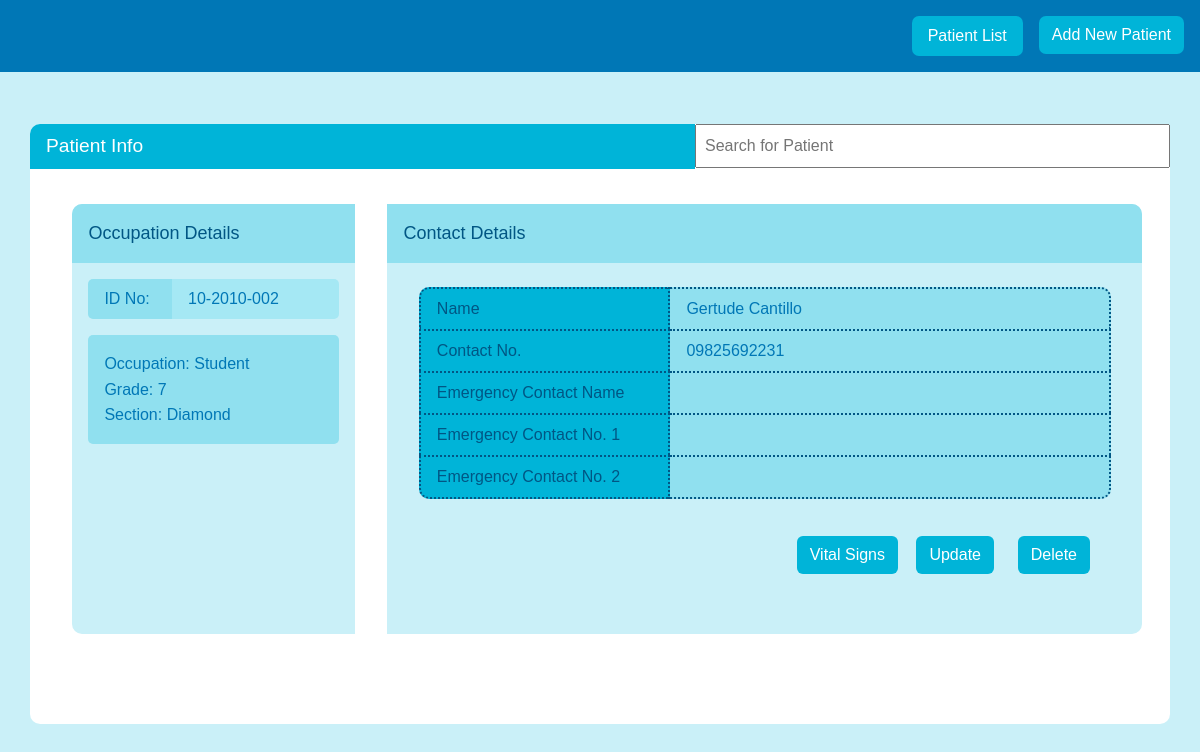
The app's page /PatientInfo/patientinfo.php?patientID=1 with its own data.
### tables this page shows
CREATE TABLE `patientinfo` (
  `Patient_ID` int(11) NOT NULL,
  `IDNo` text NOT NULL,
  `Occupation` int(11) NOT NULL,
  `StudentGrade` int(11) DEFAULT 0,
  `StudentSection` int(11) DEFAULT 0,
  `FacultyUnit` int(11) DEFAULT 0,
  `Name` text NOT NULL,
  `ContactNo` text NOT NULL,
  `EmergencyContactName` text NOT NULL,
  `EmergencyContactNo1` text NOT NULL,
  `EmergencyContactNo2` text NOT NULL
);

CREATE TABLE `occupations` (
  `Occupation_ID` int(11) NOT NULL,
  `Occupation` text NOT NULL
);

CREATE TABLE `studentgrades` (
  `Grade_ID` int(11) NOT NULL,
  `Occupation_ID` int(11) NOT NULL,
  `Grade` text NOT NULL
);

CREATE TABLE `studentsections` (
  `Section_ID` int(11) NOT NULL,
  `Occupation_ID` int(11) NOT NULL,
  `Grade_ID` int(11) NOT NULL,
  `Section` text NOT NULL
);

### database/database.php (called while the page is built, shortened)
<?php
    $servername = "127.0.0.1";
    $db_name = "patientdb";
    $dsn = "mysql:host={$servername};dbname={$db_name}";
	$username = "root";
	$password = "";
    global $conn;
    try {
        $conn = new PDO($dsn, $username, $password);
        $conn->setAttribute(PDO::ATTR_ERRMODE, PDO::ERRMODE_EXCEPTION);
        return $conn;
    }
    catch(PDOException $e) {
    echo "Connection failed: " . $e->getMessage();
    }
    function selectQuery($stmt){
        global $conn;
        $stmt = $conn->query($stmt);
        $rows = $stmt->fetchAll(PDO::FETCH_ASSOC);
        return $rows;
    }
    function GetRow($query,$params = []){
        global $conn;
        try{
            $stmt = $conn->prepare($query);
            $stmt->execute($params);
            return $stmt->fetch();
        }catch(PDOException $e){
            throw new Exception($e->getMessage());
        }
    }
?>

### PatientInfo/patientinfo.php (the view, shortened to what this page needs)
<?php
require_once('..\database\database.php');
if (isset($_GET['patientID'])){
  $patientID = $_GET['patientID'];
  $displayedData = GetRow("SELECT * FROM patientinfo WHERE Patient_ID=".$patientID);
} else {
  $displayedData = GetRow("SELECT * FROM patientinfo ORDER BY Patient_ID DESC LIMIT 1");
}
$displayedOccup = selectQuery("SELECT * FROM patientinfo INNER JOIN occupations ON patientinfo.Occupation = occupations.Occupation_ID WHERE patientinfo.Patient_ID='".$displayedData['Patient_ID']."'");
if ($displayedOccup[0]['Occupation'] == 'Student') {
  $displaySection = selectQuery("SELECT * FROM studentsections WHERE Section_ID=' ".$displayedOccup[0]['StudentSection']." '");
  $displayGrade = selectQuery("SELECT * FROM studentgrades WHERE Grade_ID =".$displayedOccup[0]['StudentGrade']);
} elseif ($displayedOccup[0]['Occupation'] == 'Faculty') {
  $displayUnit = selectQuery("SELECT * FROM employeesunits WHERE Unit_ID=' ".$displayedOccup[0]['FacultyUnit']." '");
  console_log($displayUnit);
}
?>
<html>
  <head>
    <link rel="stylesheet" href="	https://cdn.jsdelivr.net/npm/bootstrap@5.3.0-alpha3/dist/css/bootstrap.min.css">
    <link rel="stylesheet" href="../CSS_JS/CSSOverwrite.css">
  </head>
  <body>
    <nav class="h-auto p-3">
      <ul class="nav justify-content-end">
        <li class="nav-item">
          <a id="patientListBtn" class="btn nav-link" href="../index/index.php">Patient List</a>
        </li>
        <li class="nav-item">
          <a id="newPatientBtn" class="btn" role="button" href="../PatientInfo/AddPatientInfo.php">Add New Patient</a>
        </li>
      </ul>
    </nav>
    <div id="genContTitleBar" class="z-1 container w-90 h-75 position-absolute top-50 start-50 translate-middle my-4 p-0">
      <div class="container row">
        <div id="titlebar" class="container col-sm-7 position-absolute start-0">
          Patient Info
        </div>
        <div>
          <?php $patients = selectQuery("SELECT Name, Patient_ID, IDNo FROM patientinfo ORDER BY Name");?>
          <input id="searchbar" type="text" placeholder="Search for Patient" class="z-3 container p-2 col-sm-5 position-absolute end-0" onkeyup='search_patient(<?php echo json_encode($patients);?>)'>
        </div>
      </div>
      <div id="genContSubCont" class="z-n1 container row h-75 pt-3 p-1">
        <div class="container col-3 p-0 leftCont">
          <div id="patientOccupDeetsHeading" class="container p-3 h-60">
            Occupation Details
          </div>
          <div id="patientOccupDeets">
            <?php
              if ($displayedOccup[0]['Occupation'] == 'Student'){
                echo '
                <div class="container row p-0 m-0 mb-3">
                  <div id="OccupIDNoLabel" class="container py-2 col-sm-4">
                    ID No:
                  </div>
                  <div id="PatientIDNo" class="container px-3 py-2 col-sm-8">'.$displayedData['IDNo'].'</div>
                </div>
                ';
              }
            ?>
            <div id="patientOccupCont"> <?php
              echo "Occupation: ".$displayedOccup[0]['Occupation'];
              echo "<br>";
              if ($displayedOccup[0]['Occupation'] == 'Student'){
                echo "Grade: ".$displayGrade[0]['Grade'];
                echo "<br>";
                echo "Section: ".$displaySection[0]['Section'];
              } else {
                echo "Faculty Unit: ".$displayUnit[0]['Unit'];
              }
            ?>
            </div>
          </div>
          <br>
        </div>
        <div class="container col-8 p-0 rightCont">
          <div id="patientInfoTableHeading" class="container p-3 h-60">
            Contact Details
          </div>
          <div id="patientInfoTable" class="container row row-cols-2 p-0">
            <div class="container px-3 py-2 col-sm-4 me-0" id="RowNameTopLeft">
              Name
            </div>
            <div class="container px-3 py-2 col-sm-7 ms-0" id="RowDataTopRight">
              <?php echo $displayedData['Name'];?>
            </div>
            <div class="container px-3 py-2 col-sm-4 me-0" id="RowName">
              Contact No.
            </div>
            <div class="container px-3 py-2 col-sm-7 ms-0" id="RowData">
            <?php echo $displayedData['ContactNo'];?>
            </div>
            <div class="container px-3 py-2 col-sm-4 me-0" id="RowName">
              Emergency Contact Name
            </div>
            <div class="container px-3 py-2 col-sm-7 ms-0" id="RowData">
            </div>
            <div class="container px-3 py-2 col-sm-4 me-0" id="RowName">
              Emergency Contact No. 1
            </div>
            <div class="container px-3 py-2 col-sm-7 ms-0" id="RowData">
            </div>
            <div class="container px-3 py-2 col-sm-4 me-0" id="RowNameBottomLeft">
              Emergency Contact No. 2
            </div>
            <div class="container px-3 py-2 col-sm-7 ms-0" id="RowDataBottomRight">
            </div>
          </div>
          <div class="container" id="buttonGroup">
            <button class="btn buttonGroup" id="pgButtons1" onclick="RerouteVS()">
              Vital Signs
            </button>
            <a class="btn buttonGroup" id="pgButtons2"
              href="EditPatientInfo.php?patientID=<?php echo $displayedData['Patient_ID'];?>"
              role="button">Update
            </a>
            <button id="pgButtons3" class="btn buttonGroup" onclick="DeleteConfirmation()">Delete</button>
          </div>
        </div>
      </div>
    </div>
  </body>
</html>

### CSS_JS/CSSOverwrite.css (style rules this page uses)
body { background-color: #CAF0F8; font-family: Verdana, Geneva, Tahoma, sans-serif; }
nav { background-color: #0077B6; }
#newPatientBtn { background-color: #00b4d8; border-radius: 7px; color: white; }
#patientListBtn { background-color: #00b4d8; border-radius: 7px; color: white; margin-right: 1rem; }
#genContTitleBar { background-color: #ffffff; border-radius: 10px; }
#genContSubCont { margin-left: 1rem; margin-top: 4rem; }
#titlebar { background-color: #00B4D8; color: #ffffff; border-top-left-radius: 10px; font-size: larger; padding: 0.5rem; padding-left: 1rem; }
#patientOccupDeetsHeading { background-color:#90E0EF; border-top-left-radius: 10px; font-size: large; color: #015684; }
#patientInfoTableHeading { background-color:#90E0EF; border-top-right-radius: 10px; font-size: large; color: #015684; }
#OccupIDNoLabel { padding-left: 1rem; background-color: #90E0EF; border-top-left-radius: 5px; border-bottom-left-radius: 5px; }
#PatientIDNo { background-color: #a5e8f4; border-top-right-radius: 5px; border-bottom-right-radius: 5px; }
.leftCont { background-color:#CAF0F8; border-top-left-radius: 10px; border-bottom-left-radius: 10px; margin-left: 1.4rem; margin-right: 2rem; color: #0077B6; }
.rightCont { background-color:#CAF0F8; border-top-right-radius: 10px; border-bottom-right-radius: 10px; margin-left: 0rem; }
#patientOccupDeets { padding: 1rem; }
#patientOccupCont { background-color: #90e0ef; padding: 1rem; line-height: 160%; border-radius: 5px; }
#patientInfoTable { margin-left: 0rem; margin-right: 1rem; margin-top: 1.5rem; color: #015684; }
#RowName { background-color:#00b4d8; border-top: dotted 2px #015684; border-left: dotted 2px #015684; border-right: dotted 2px #015684; }
#RowData { background-color:#90e0ef; color: #0077B6; border-top: dotted 2px #015684; border-right: dotted 2px #015684; }
#RowNameTopLeft { background-color: #00B4D8; border-top-left-radius: 10px; border-top: dotted 2px #015684; border-left: dotted 2px #015684; border-right: dotted 2px #015684; }
#RowDataTopRight { background-color: #90e0ef; border-top-right-radius: 10px; color: #0077B6; border-top: dotted 2px #015684; border-right: dotted 2px #015684; }
#RowNameBottomLeft { background-color: #00B4D8; border-bottom-left-radius: 10px; border: dotted 2px #015684; }
#RowDataBottomRight { background-color: #90e0ef; border-bottom-right-radius: 10px; color: #0077B6; border-top: dotted 2px #015684; border-right: dotted 2px #015684; border-bottom: dotted 2px #015684; }
#buttonGroup { margin-top: 2.3rem; }
.buttonGroup { background-color: #00b4d8; color: white; }
#pgButtons1 { position: absolute; right: 17rem; }
#pgButtons2 { position: absolute; right: 11rem; }
#pgButtons3 { position: absolute; right: 5rem; }

### records on screen
patientinfo: IDNo "10-2010-002", occupations.Occupation "Student", Name "Gertude Cantillo", ContactNo "09825692231"
studentgrades: Grade "7"
studentsections: Section "Diamond"
